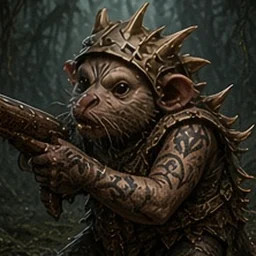
#> input picture assets/monster/flayer.webp, 256 x 256 px, given in place of zombie.webp, which was not available
$ python gen_art2.py
#> lines starting #> are read from the running program, lines starting #| are printed output that depends on the picture; pictures that were not available may be replaced by others from this repository, and a replacement may not be noted
# gen_art2.py — 第二批美术：精英/小首领立绘(基于现有手绘立绘调色+光环)、技能特效帧、地图下层缩略图
# 只新增文件：assets/elite2 assets/fx2 assets/map2
import os, math, random
import numpy as np
from PIL import Image, ImageFilter, ImageEnhance, ImageDraw, ImageOps
R=os.path.join(os.path.dirname(__file__),'..','..'); A=lambda *p:os.path.join(R,'assets',*p)
for d in ['elite2','fx2','map2']: os.makedirs(A(d),exist_ok=True)
#> further down, src is the input picture: PIL image 256x256 RGB; mean R, G, B 46.9, 42.4, 33.4
random.seed(7); np.random.seed(7)
# ---------- 1) 精英(蓝光 champ) / 小首领(金光 uniq) 立绘：每章各 2 只精英 + 1 只小首领 ----------
ELITE={1:['zombie','skeleton_enemy','imp'],2:['beetle','mosq','scarab'],3:['fly','frog','zealot'],4:['fiend','knight','pitlord'],5:['yeti','minion','mauler']}
def tint(im,col,amt):
#> called with col = (90, 140, 255), amt = 0.32
    gl=ImageOps.grayscale(im); g=gl.convert("RGB"); c=Image.new('RGB',im.size,col)
#> after `c = Image.new('RGB', im.size, col)`:
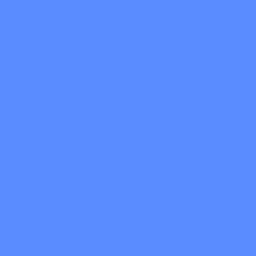
#> c: PIL image 256x256 RGB; mean R, G, B 90, 140, 255
    t=Image.blend(g,Image.composite(c,g,gl.point(lambda v:min(255,v*1.4))),0.6)
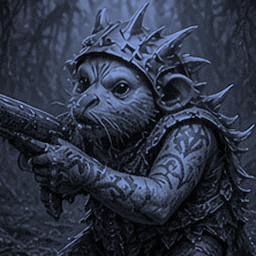
#> t: PIL image 256x256 RGB; mean R, G, B 45.5, 52.6, 68.8
    return Image.blend(im,t,amt)
def aura(size,col,seed):
    rng=np.random.default_rng(seed); w=h=size; y,x=np.mgrid[0:h,0:w]; cx,cy=w/2,h*0.55
    r=np.hypot(x-cx,(y-cy)*0.85)/(w/2); ang=np.arctan2(y-cy,x-cx)
    fl=0.5+0.5*np.sin(ang*9+rng.random()*6)*np.sin(ang*4+rng.random()*6)
    a=np.clip((1-np.abs(r-0.82)/0.22)*(0.55+0.45*fl),0,1)
    img=np.zeros((h,w,4),np.float32); img[...,:3]=col; img[...,3]=a*255
    return Image.fromarray(img.astype(np.uint8)).filter(ImageFilter.GaussianBlur(6))
def frame_vignette(im,col):
    w,h=im.size; y,x=np.mgrid[0:h,0:w]; r=np.hypot(x-w/2,y-h/2)/(w*0.72)
    v=np.clip(1.15-r**2,0.25,1)[...,None]; a=np.asarray(im).astype(np.float32)*v
    out=Image.fromarray(a.clip(0,255).astype(np.uint8)); d=ImageDraw.Draw(out)
    for i,al in enumerate([200,120,60]): d.rectangle([i,i,w-1-i,h-1-i],outline=tuple(int(c*al/255) for c in col))
    return out
for act,lst in ELITE.items():
    for i,m in enumerate(lst):
        uniq=(i==2); col=(255,190,70) if uniq else (90,140,255)
        src=Image.open(A('monster',m+'.webp')).convert('RGB').resize((256,256),Image.LANCZOS)
        im=ImageEnhance.Contrast(tint(src,col,0.28 if uniq else 0.32)).enhance(1.15)
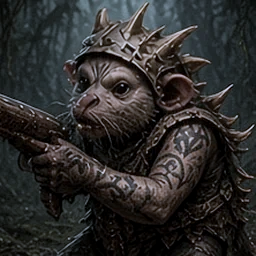
#> im: PIL image 256x256 RGB; mean R, G, B 45.8, 44.9, 44
        base=im.convert('RGBA'); base.alpha_composite(aura(256,col,act*10+i))
#> after `base.alpha_composite(aura(256, col, act * 10 + i))`:
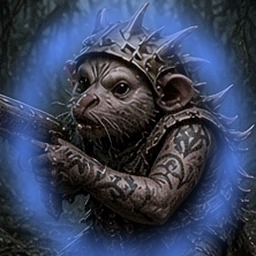
#> base: PIL image 256x256 RGBA; mean R, G, B, A 56, 65.8, 90.6, 255
        # 眼光/符文高光
        gl=Image.new('RGBA',(256,256)); d=ImageDraw.Draw(gl)
#> after `gl = Image.new('RGBA', (256, 256))`: gl: PIL image 256x256 RGBA; every value is 0
        for _ in range(26 if uniq else 16):
            px,py=random.randint(10,246),random.randint(10,246); s=random.randint(1,3); d.ellipse([px-s,py-s,px+s,py+s],fill=col+(random.randint(120,230),))
        base.alpha_composite(gl.filter(ImageFilter.GaussianBlur(1)))
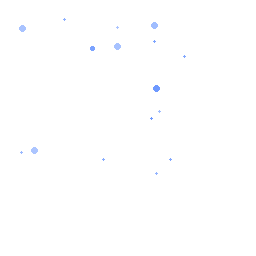
#> gl: PIL image 256x256 RGBA; mean R, G, B, A 0.4, 0.5, 1, 0.6; transparent parts drawn white
        out=frame_vignette(base.convert('RGB'),col)
#> in frame_vignette, `a = np.asarray(im).astype(np.float32) * v`:
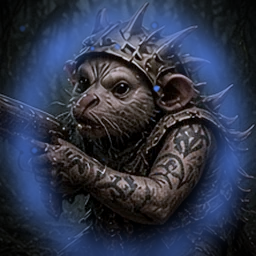
#> a: shape (256, 256, 3) float64; mean R, G, B 46.7, 53.6, 72.7
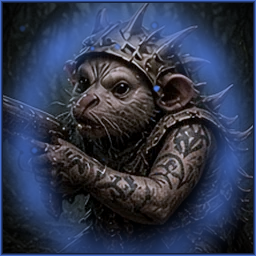
#> out: PIL image 256x256 RGB; mean R, G, B 47.3, 55, 76.2
#> (the run stopped early here; a loop or call above may not have finished)
